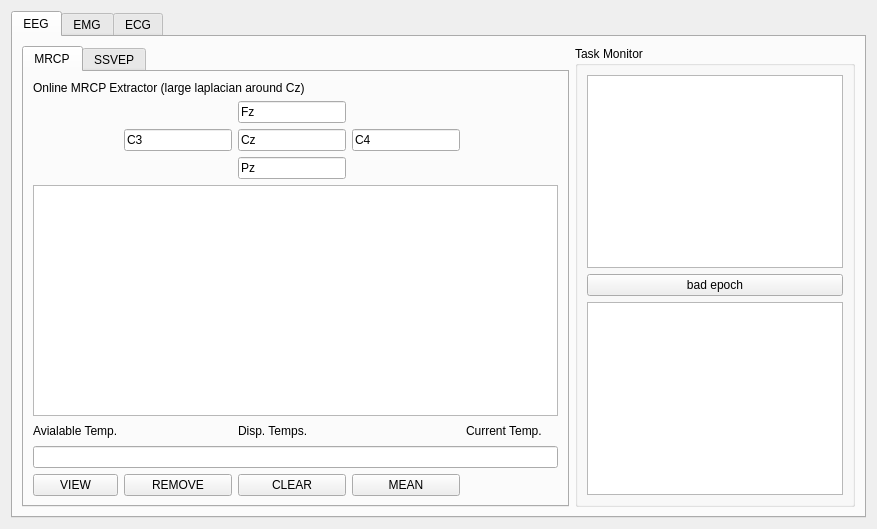
      <widget class="QWidget" name="tab_experiment_type">
       <attribute name="title">
        <string>Online Experiment</string>
       </attribute>
       <layout class="QGridLayout" name="gridLayout_20">
        <item row="0" column="0">
         <widget class="QTabWidget" name="tabWidget_EXG">
          <property name="currentIndex">
           <number>0</number>
          </property>
          <widget class="QWidget" name="tab_EEG">
           <attribute name="title">
            <string>EEG</string>
           </attribute>
           <layout class="QGridLayout" name="gridLayout_19">
            <item row="0" column="2">
             <widget class="QGroupBox" name="groupBox_task_monitor">
              <property name="sizePolicy">
               <sizepolicy hsizetype="Fixed" vsizetype="Preferred">
                <horstretch>0</horstretch>
                <verstretch>0</verstretch>
               </sizepolicy>
              </property>
              <property name="title">
               <string>Task Monitor</string>
              </property>
              <layout class="QGridLayout" name="gridLayout_18">
               <item row="0" column="0">
                <widget class="QTableWidget" name="tableWidget_class_epoch_counter"/>
               </item>
               <item row="1" column="0">
                <widget class="QPushButton" name="pushButton_bad_epoch">
                 <property name="text">
                  <string>bad epoch</string>
                 </property>
                </widget>
               </item>
               <item row="2" column="0">
                <widget class="QTableWidget" name="tableWidget_bad_epoch"/>
               </item>
              </layout>
             </widget>
            </item>
            <item row="0" column="1">
             <widget class="QTabWidget" name="tabWidget_2">
              <property name="currentIndex">
               <number>0</number>
              </property>
              <widget class="QWidget" name="tab_MRCP">
               <attribute name="title">
                <string>MRCP</string>
               </attribute>
               <layout class="QGridLayout" name="gridLayout_17">
                <item row="1" column="2">
                 <widget class="QLineEdit" name="lineEdit_lap_1">
                  <property name="text">
                   <string>Fz</string>
                  </property>
                 </widget>
                </item>
                <item row="2" column="2">
                 <widget class="QLineEdit" name="lineEdit_lap_central">
                  <property name="text">
                   <string>Cz</string>
                  </property>
                 </widget>
                </item>
                <item row="4" column="0" colspan="6">
                 <widget class="QGraphicsView" name="graphicsView"/>
                </item>
                <item row="2" column="3">
                 <widget class="QLineEdit" name="lineEdit_lap_4">
                  <property name="text">
                   <string>C4</string>
                  </property>
                 </widget>
                </item>
                <item row="3" column="2">
                 <widget class="QLineEdit" name="lineEdit_lap_3">
                  <property name="text">
                   <string>Pz</string>
                  </property>
                 </widget>
                </item>
                <item row="2" column="1">
                 <widget class="QLineEdit" name="lineEdit_lap_2">
                  <property name="text">
                   <string>C3</string>
                  </property>
                 </widget>
                </item>
                <item row="5" column="2">
                 <widget class="QLabel" name="label_disp_channel">
                  <property name="text">
                   <string>Disp. Temps.</string>
                  </property>
                 </widget>
                </item>
                <item row="5" column="3">
                 <widget class="QLabel" name="label_content_Disp_temp">
                  <property name="text">
                   <string/>
                  </property>
                 </widget>
                </item>
                <item row="5" column="0">
                 <widget class="QLabel" name="label_available_temp">
                  <property name="text">
                   <string>Avialable Temp.</string>
                  </property>
                 </widget>
                </item>
                <item row="5" column="1">
                 <widget class="QLabel" name="label_content_available_temp">
                  <property name="text">
                   <string/>
                  </property>
                 </widget>
                </item>
                <item row="5" column="4">
                 <widget class="QLabel" name="label_current_temp">
                  <property name="text">
                   <string>Current Temp.</string>
                  </property>
                 </widget>
                </item>
                <item row="5" column="5">
                 <widget class="QLabel" name="label_content_current_temp">
                  <property name="font">
                   <font>
                    <pointsize>12</pointsize>
                    <weight>75</weight>
                    <bold>true</bold>
                   </font>
                  </property>
                  <property name="text">
                   <string/>
                  </property>
                 </widget>
                </item>
                <item row="0" column="0" colspan="6">
                 <widget class="QLabel" name="label_online_mrcp_extractor">
                  <property name="text">
                   <string>Online MRCP Extractor (large laplacian around Cz)</string>
                  </property>
                 </widget>
                </item>
                <item row="6" column="0" colspan="6">
                 <widget class="QLineEdit" name="lineEdit_temp_selector"/>
                </item>
                <item row="7" column="0">
                 <widget class="QPushButton" name="pushButton_temp_view">
                  <property name="sizePolicy">
                   <sizepolicy hsizetype="Preferred" vsizetype="Fixed">
                    <horstretch>0</horstretch>
                    <verstretch>0</verstretch>
                   </sizepolicy>
                  </property>
                  <property name="text">
                   <string>VIEW</string>
                  </property>
                 </widget>
                </item>
                <item row="7" column="2">
                 <widget class="QPushButton" name="pushButton_temp_clear">
                  <property name="sizePolicy">
                   <sizepolicy hsizetype="Preferred" vsizetype="Fixed">
                    <horstretch>0</horstretch>
                    <verstretch>0</verstretch>
                   </sizepolicy>
                  </property>
                  <property name="text">
                   <string>CLEAR</string>
                  </property>
                 </widget>
                </item>
                <item row="7" column="1">
                 <widget class="QPushButton" name="pushButton_temp_remove">
                  <property name="sizePolicy">
                   <sizepolicy hsizetype="Preferred" vsizetype="Fixed">
                    <horstretch>0</horstretch>
                    <verstretch>0</verstretch>
                   </sizepolicy>
                  </property>
                  <property name="text">
                   <string>REMOVE</string>
                  </property>
                 </widget>
                </item>
                <item row="7" column="3">
                 <widget class="QPushButton" name="pushButton_temp_mean">
                  <property name="sizePolicy">
                   <sizepolicy hsizetype="Preferred" vsizetype="Fixed">
                    <horstretch>0</horstretch>
                    <verstretch>0</verstretch>
                   </sizepolicy>
                  </property>
                  <property name="text">
                   <string>MEAN</string>
                  </property>
                 </widget>
                </item>
               </layout>
              </widget>
              <widget class="QWidget" name="tab_ssvep">
               <attribute name="title">
                <string>SSVEP</string>
               </attribute>
              </widget>
             </widget>
            </item>
           </layout>
          </widget>
          <widget class="QWidget" name="tab_EMG">
           <attribute name="title">
            <string>EMG</string>
           </attribute>
          </widget>
          <widget class="QWidget" name="tab_ECG">
           <attribute name="title">
            <string>ECG</string>
           </attribute>
          </widget>
         </widget>
        </item>
       </layout>
      </widget>
